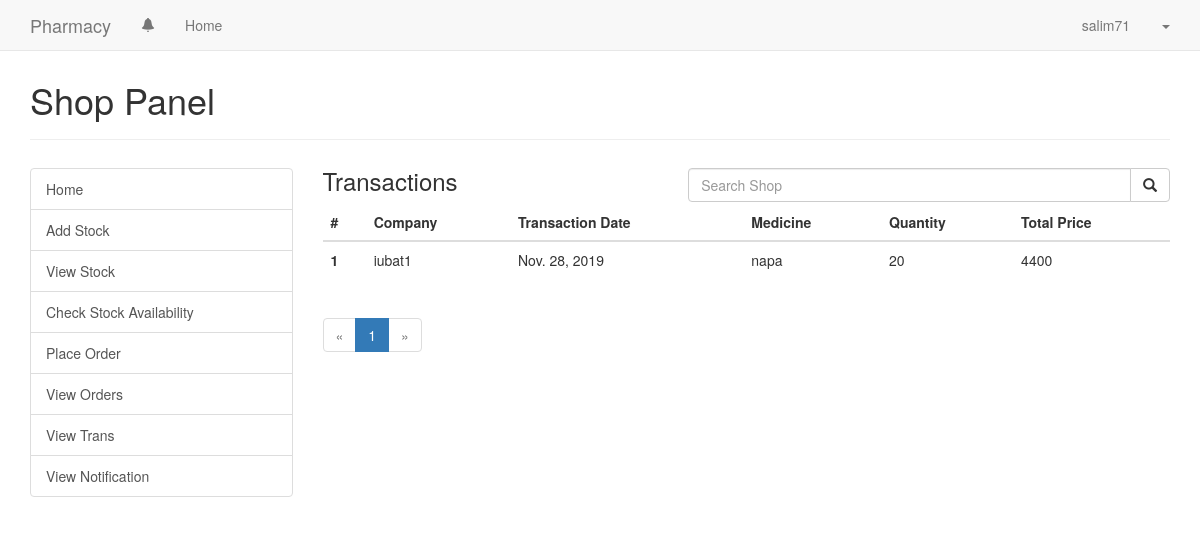
Page /usershop/transactions/view (signed in) on the committed database.
### authentication/models.py (models this page shows, shortened)
@python_2_unicode_compatible
class Profile(models.Model):
    SHOP = 'S'
    COMPANY = 'C'
    INSTITUTION_TYPES = (
        (SHOP, 'Shop'),
        (COMPANY, 'Company')
    )
    user = models.OneToOneField(User,on_delete=models.CASCADE)
    name = models.CharField(max_length=30, blank=True)
    license_id = models.CharField(max_length=30, blank=True)
    type = models.CharField(max_length=1,choices=INSTITUTION_TYPES,blank=True)
    approved = models.BooleanField(default=False)
    class Meta:
        db_table = 'inst_profile'
    def get_screen_name(self):
        try:
            if self.user.get_full_name():
                return self.user.get_full_name()
            else:
                return self.user.username
        except:
            return self.user.username

### activities/models.py (models this page shows, shortened)
class Transaction(models.Model):
    from_user = models.ForeignKey(Profile, on_delete=models.CASCADE, related_name='from_user_trans')
    to_user = models.ForeignKey(Profile, on_delete=models.CASCADE, related_name='to_user_trans')
    quantity = models.PositiveIntegerField()
    trans_date = models.DateField(auto_now_add=True)
    order_id = models.ForeignKey(Order, on_delete=models.SET_NULL,null=True)
    medicine = models.ForeignKey(Medicine, on_delete=models.CASCADE)
    total_price = models.PositiveIntegerField(default=0)

### useradmin/models.py (models this page shows, shortened)
class Medicine(models.Model):
    name = models.CharField(max_length=30)
    type = models.CharField(max_length=30)
    details = models.TextField(max_length=500)
    class Meta:
        db_table = 'medicine'

### usershop/views.py (the view)
# urls.py: path('transactions/view', views.view_transactions, name='view_transactions_company'),
@login_required
def view_transactions(request):
    trans = Transaction.objects.filter(to_user=request.user.profile).order_by('trans_date')
    querystring = ''
    if 'q' in request.GET:
        querystring = request.GET.get('q').strip()
        trans = trans.filter(from_user__name__icontains=querystring)
    paginator = Paginator(trans, 10)
    page = request.GET.get('page')
    try:
        trans = paginator.page(page)
    except PageNotAnInteger:
        trans = paginator.page(1)
    except EmptyPage:
        trans = paginator.page(paginator.num_pages)
    return render(request, 'usershop/view_trans.html', {'trans': trans, 'querystring': querystring})

### usershop/templates/usershop/view_trans.html (shortened to what this page needs)
{% extends 'base.html' %}
{% load staticfiles %}
{% block head %}
<link href="{% static 'css/useradmin.css' %}" rel="stylesheet">
{% endblock head %}
{% block main %}
<div class="page-header">
    <h1>Shop Panel</h1>
</div>
<div class="row" style="margin-top: 2em">
    <div class="col-md-3">
        {% include 'usershop/partial_shop_menu.html' with active='shop' %}
    </div>
    <div class="col-md-9">
        <div class="row">
            <div class="col-md-5">
                <h3 style="margin-top: 0">Transactions</h3>
            </div>
            <div class="col-md-7">
                <form role="search" action="{% url 'view_transactions_shop' %}">
                    <div class="input-group">
                        <input type="text" class="form-control" name="q" placeholder="Search Shop" value="{{ querystring }}">
                        <span class="input-group-btn">
              <button type="submit" class="btn btn-default"><span class="glyphicon glyphicon-search"></span></button>
            </span>
                    </div>
                </form>
            </div>
        </div>
        <section class="stocks">
            <table class="table">
                <thead>
                <tr>
                    <th>#</th>
                    <th>Company</th>
                    <th>Transaction Date</th>
                    <th>Medicine</th>
                    <th>Quantity</th>
                    <th>Total Price</th>
                </tr>
                </thead>
                <tbody>
                {% for stock in trans %}
                <tr>
                    <th scope="row">{{stock.pk}}</th>
                    <td>{{stock.from_user.name}}</td>
                    <td>{{stock.trans_date}}</td>
                    <td>{{stock.medicine.name}}</td>
                    <td>{{stock.quantity}}</td>
                    <td>{{stock.total_price}}</td>
                </tr>
                {% endfor %}
                </tbody>
            </table>
        </section>
        <div class="row">
            <div class="col-md-12">
                {% include 'paginator.html' with paginator=trans %}
            </div>
        </div>
    </div>
</div>
{% endblock main %}

### templates/base.html (shortened to what this page needs)
<!DOCTYPE html>
<html lang="en">
<head>
    {% load staticfiles %}
    <link href="https://maxcdn.bootstrapcdn.com/bootstrap/3.3.5/css/bootstrap.min.css" rel="stylesheet">
    {% block head %}{% endblock %}
</head>
<body>
{% block body %}
<header>
    <nav class="navbar navbar-default navbar-fixed-top" role="navigation">
        <div class="container">
            <div class="navbar-header">
                <a class="navbar-brand" href="#">Pharmacy</a>
            </div>
            <div class="collapse navbar-collapse" id="menu">
                <ul class="nav navbar-nav">
                    {% if user.is_authenticated %}
                    <li>
                        <a href="#" id="notifications" data-container="body" data-toggle="popover"
                           data-placement="bottom" title="Notifications">
                            <span class="glyphicon glyphicon-bell"></span>
                        </a>
                    </li>
                    <li><a href="{% url 'home' %}">Home</a></li>
                    {% endif %}
                </ul>
                <ul class="nav navbar-nav navbar-right">
                    {% if user.is_authenticated %}
                    <li>
                        <a href="{% url 'profile' user.username %}">{{ user.profile.get_screen_name }}</a>
                    </li>
                    <li class="dropdown">
                        <a href="#" class="dropdown-toggle" data-toggle="dropdown"><b class="caret"></b></a>
                    </li>
                    {% endif %}
                </ul>
            </div>
        </div>
    </nav>
</header>
<main>
    <div class="container">
        <br><br>
        {% block main %}
        {% endblock main %}
    </div>
</main>
{% endblock body %}
</body>
</html>

### rows in the picture
Transaction: pk "1", from_user.name "iubat1", trans_date "Nov. 28, 2019", medicine.name "napa", quantity "20", total_price "4400"

### other values in the picture
{{ user.profile.get_screen_name }} "salim71"
{{ i }} "1"
